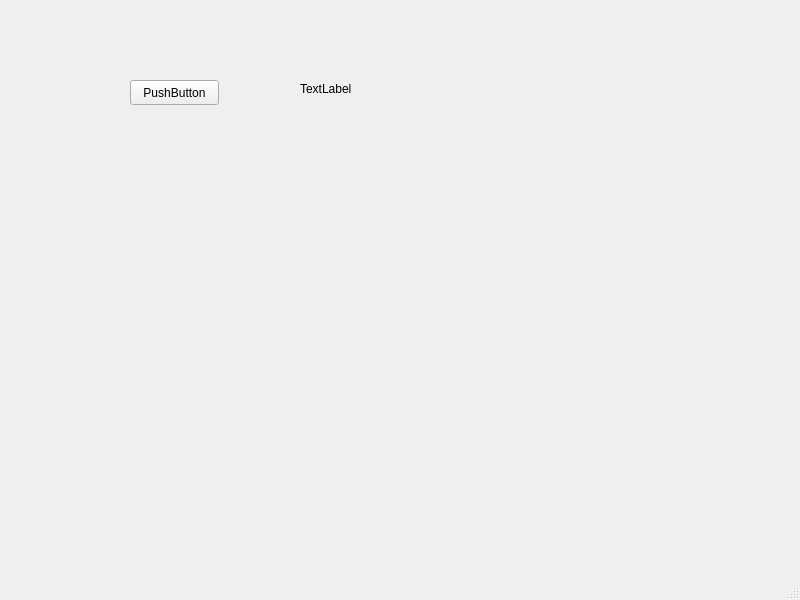
<?xml version="1.0" encoding="UTF-8"?>
<ui version="4.0">
 <class>MainWindow</class>
 <widget class="QMainWindow" name="MainWindow">
  <property name="geometry">
   <rect>
    <x>0</x>
    <y>0</y>
    <width>800</width>
    <height>600</height>
   </rect>
  </property>
  <property name="windowTitle">
   <string>MainWindow</string>
  </property>
  <widget class="QWidget" name="centralwidget">
   <widget class="QPushButton" name="pushButton">
    <property name="geometry">
     <rect>
      <x>130</x>
      <y>80</y>
      <width>89</width>
      <height>25</height>
     </rect>
    </property>
    <property name="text">
     <string>PushButton</string>
    </property>
   </widget>
   <widget class="QLabel" name="label">
    <property name="geometry">
     <rect>
      <x>300</x>
      <y>80</y>
      <width>131</width>
      <height>17</height>
     </rect>
    </property>
    <property name="text">
     <string>TextLabel</string>
    </property>
   </widget>
  </widget>
  <widget class="QMenuBar" name="menubar">
   <property name="geometry">
    <rect>
     <x>0</x>
     <y>0</y>
     <width>800</width>
     <height>22</height>
    </rect>
   </property>
  </widget>
  <widget class="QStatusBar" name="statusbar"/>
 </widget>
 <resources/>
 <connections/>
</ui>
